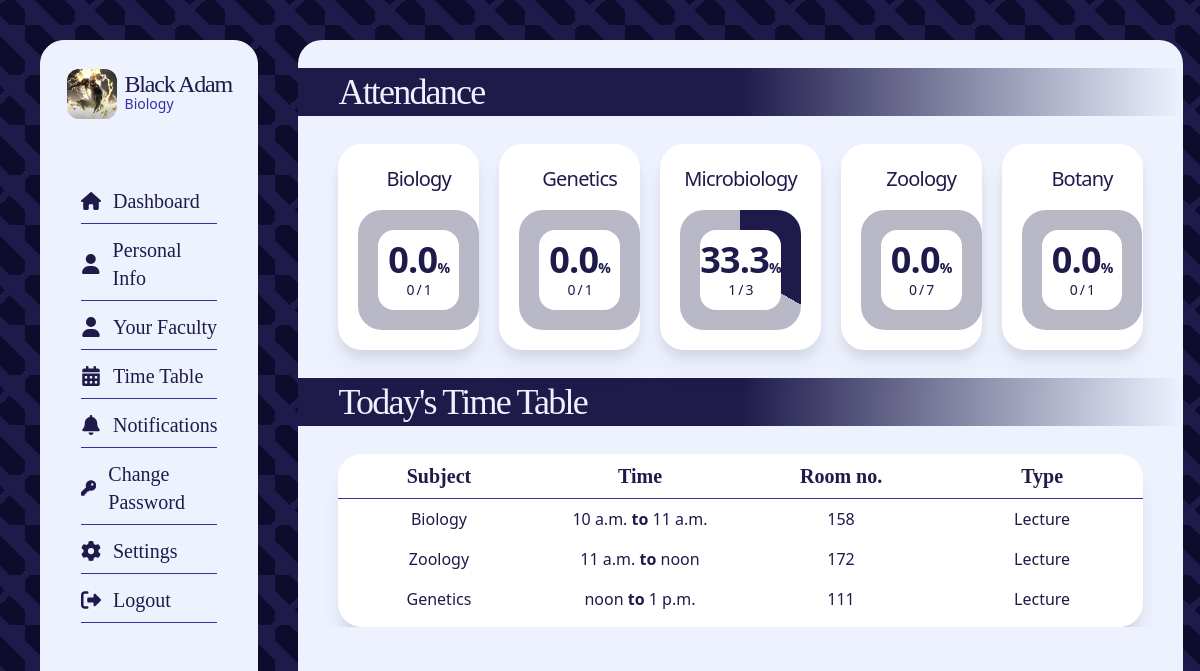
Page /dashboard/ (signed in) on the earlier database version.
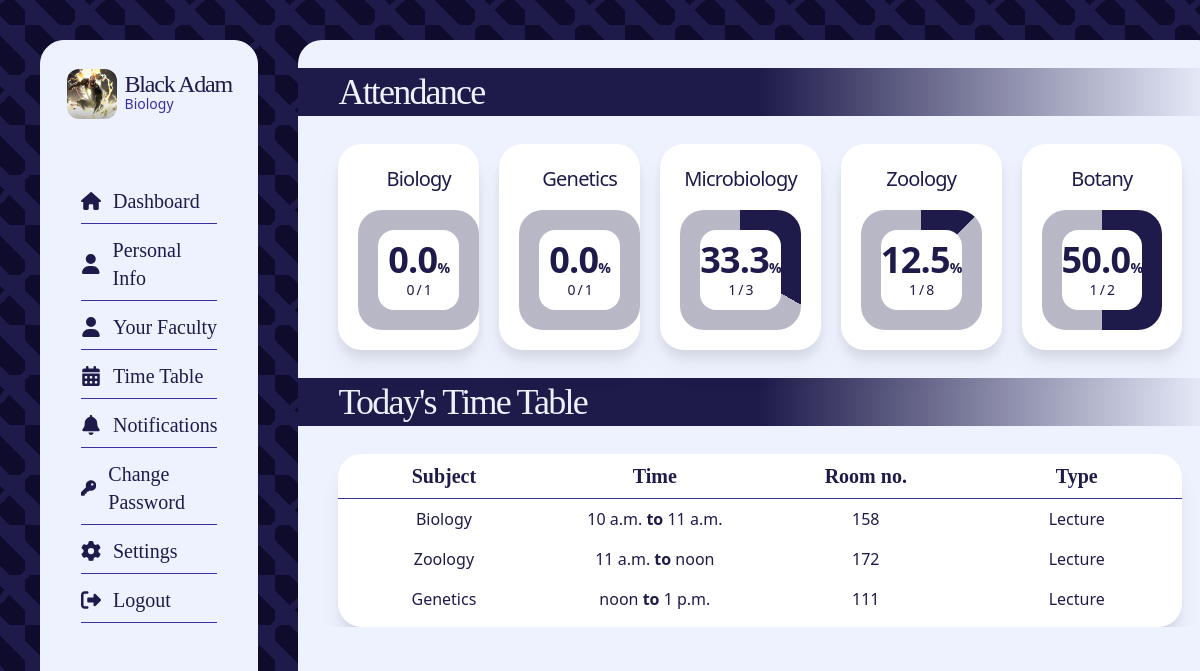
Same page on the later database version.
### core/models.py (models this page shows, shortened)
class Subjects(models.Model):
    subject_name = models.CharField(max_length=100)
    subject_id = models.IntegerField()
    course_id = models.ForeignKey(Courses, on_delete=models.CASCADE)
    subject_credits = models.IntegerField()

class Attendance(models.Model):
    subject_id = models.ForeignKey(Subjects, on_delete=models.CASCADE)
    student_id = models.ForeignKey(Students, on_delete=models.CASCADE)
    teacher_id = models.ForeignKey(Teachers, on_delete=models.CASCADE, null=True)
    total_class = models.IntegerField(default=1)
    class_taken = models.IntegerField(default=0)
    date = models.DateField()
    time = models.TimeField()
    @property
    def percentage(self):
        return round((self.class_taken * 100) / self.total_class, 1)

### core/views.py (the view)
# urls.py: path("dashboard/", views.dashboard, name="dashboard"),
@login_required(login_url="login")
def dashboard(request):
    student = Students.objects.filter(user=request.user).first()
    subjects = Subjects.objects.filter(course_id=student.course_id)
    attendance = Attendance.objects.filter(student_id=student)
    current_day = datetime.now().strftime("%A")
    today_time_table = TimeTables.objects.filter(
        course_id=student.course_id, day=current_day
    )
    att_list_angle = []
    att_list = []
    for subject in subjects:
        for att in attendance:
            if subject == att.subject_id:
                att_list_angle.append((att.percentage * 360) / 100)
                att_list.append(att.percentage)
    return render(
        request,
        "dashboard.html",
        {
            "user_profile": student,
            "subject_attendance": zip(subjects, att_list_angle, att_list, attendance),
            "time_table": today_time_table,
            "subjects": subject,
        },
    )

### templates/dashboard.html (shortened to what this page needs)
{% extends "dash_base.html" %} {% block content %}
<div
	class="bg-indigo-50 backdrop-blur-sm rounded-3xl w-full h-full flex flex-col text-indigo-50"
>
	<div class="sec-1 w-full">
		<h1
			class="text-4xl font-light font-serif tracking-tighter text-indigo-50 my-7 px-10 py-1 w-full bg-gradient-to-r from-indigo-950 via-indigo-950 to-transparent"
		>
			Attendance
		</h1>
		<div class="tabs flex h-fit w-full gap-5 px-10">
			{% for subject, att_ang, att, attendance in subject_attendance %}
			<div
				class="tile-1 gap-4 grid grid-rows-4 flex-1 bg-white drop-shadow-xl rounded-3xl text-indigo-950 p-5 tracking-tighter"
			>
				<h1
					class="text-xl leading-5 row-span-1 font-medium flex items-center justify-center text-center"
				>
					{{subject.subject_name}}
				</h1>
				<div
					class="circle grow rounded-3xl row-span-3 aspect-square grid place-items-center p-5"
					style="
									background: conic-gradient(
										#1e1b4b {{att_ang}}deg,
										#1e1b4b50 {{att_ang}}deg
									);
								"
					id="{{subject.subject_name}}"
				>
					<div
						class="num h-full w-full bg-white rounded-2xl text-4xl font-black flex flex-col justify-center items-center"
					>
						<h1>{{att}}<span class="text-sm inline">%</span></h1>
						<p class="text-sm font-medium">
							{{attendance.class_taken}} /
							{{attendance.total_class}}
						</p>
					</div>
				</div>
			</div>
			{% empty %}
			<h1
				class="text-3xl text-green-500 text-center my-10 py-2 rounded-xl shadow-xl bg-white w-full italic"
			>
				You're new, you don't have an attendance record
			</h1>
			{% endfor %}
		</div>
	</div>
	<div class="sec-2 w-full overflow-hidden">
		<h1
			class="text-4xl font-light font-serif tracking-tighter text-indigo-50 my-7 px-10 py-1 w-full bg-gradient-to-r from-indigo-950 via-indigo-950 to-transparent"
		>
			Today's Time Table {{now_time}}
		</h1>
		<div class="table w-full rounded-3xl px-10">
			<div class="cont w-full h-full shadow-xl rounded-3xl">
				<div
					class="headings flex justify-evenly w-full bg-white text-indigo-950 rounded-t-3xl"
				>
					<h1
						class="font-serif text-xl font-semibold border-b border-indigo-800 w-full text-center py-2"
					>
						Subject
					</h1>
					<h1
						class="font-serif text-xl font-semibold border-b border-indigo-800 w-full text-center py-2"
					>
						Time
					</h1>
					<h1
						class="font-serif text-xl font-semibold border-b border-indigo-800 w-full text-center py-2"
					>
						Room no.
					</h1>
					<h1
						class="font-serif text-xl font-semibold border-b border-indigo-800 w-full text-center py-2"
					>
						Type
					</h1>
				</div>
				<div
					class="entries rounded-b-3xl h-32 overflow-y-scroll font-medium bg-white"
				>
					<div class="w-full">
						{% for now in time_table %}
						<div
							class="entry-1 flex justify-evenly w-full text-md text-indigo-950 py-2"
						>
							<p class="text-center w-full">
								{{now.subject_id.subject_name}}
							</p>
							<p class="text-center w-full">
								{{now.time_start}} <b>to</b> {{now.time_end}}
							</p>
							<p class="text-center w-full">{{now.room_no}}</p>
							<p class="text-center w-full">
								{{now.type_of_class}}
							</p>
						</div>
						{% empty %}
						<h1
							class="text-3xl text-green-500 text-center py-10 w-full italic"
						>
							No Classes today :)
						</h1>
						{% endfor %}
					</div>
				</div>
			</div>
		</div>
	</div>
</div>
{% endblock %}

Differences in the rows shown:
changed through a linked row, Subjects "Zoology": att "0.0" → "12.5"; class_taken "0" → "1"; total_class "7" → "8"
changed through a linked row, Subjects "Botany": att "0.0" → "50.0"; class_taken "0" → "1"; total_class "1" → "2"
